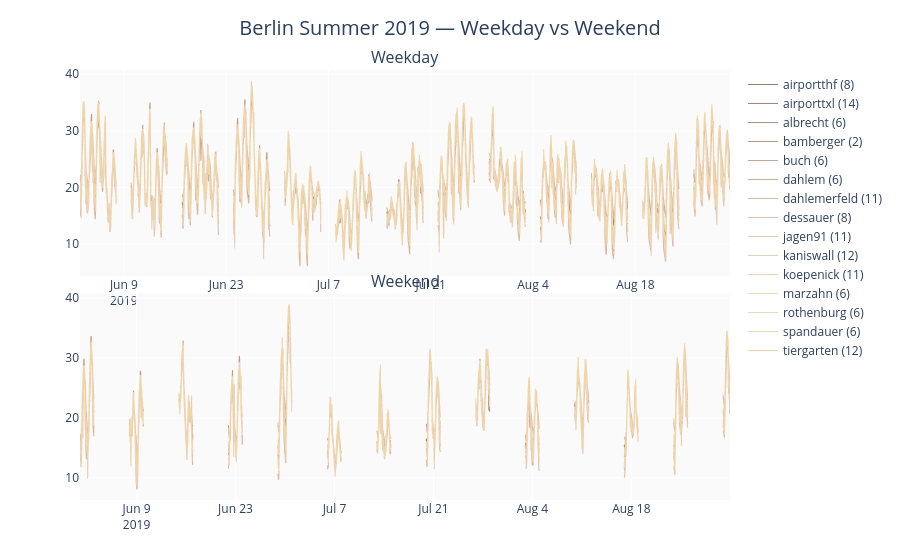

The notebook cell saved with this chart:
### Code cell
# by="weekend" — weekday vs weekend patterns over summer
fig_weekend = lcz_ts(
    map_path, df,
    var="airT", station_id="station",
    time_freq="hour",
    by="weekend",
    palette="Cassatt1",
    year=2019, month=[6, 7, 8],
    title="Berlin Summer 2019 — Weekday vs Weekend",
    lang="en",
)
fig_weekend.show()

### Figure 1 — Plotly figure (JSON) as saved in the notebook; plotly's stock layout.template omitted (floating-point values rounded to 4 significant figures; data arrays with more than 128 entries replaced by an {"elided": "..."} marker saying what was removed)
{"data": [{"hovertemplate": "<b>airportthf (8)</b><br>Time: %{x}<br>Air temperature [°C]: %{y:.2f}<extra></extra>", "line": {"color": "rgb(163,123,106)", "width": 1}, "name": "airportthf (8)", "showlegend": true, "type": "scattergl", "x": {"elided": "1572 str values"}, "xaxis": "x", "y": {"elided": "1572 float values"}, "yaxis": "y"}, {"hovertemplate": "<b>airporttxl (14)</b><br>Time: %{x}<br>Air temperature [°C]: %{y:.2f}<extra></extra>", "line": {"color": "rgb(174,131,112)", "width": 1}, "name": "airporttxl (14)", "showlegend": true, "type": "scattergl", "x": {"elided": "1572 str values"}, "xaxis": "x", "y": {"elided": "1572 float values"}, "yaxis": "y"}, {"hovertemplate": "<b>albrecht (6)</b><br>Time: %{x}<br>Air temperature [°C]: %{y:.2f}<extra></extra>", "line": {"color": "rgb(185,141,121)", "width": 1}, "name": "albrecht (6)", "showlegend": true, "type": "scattergl", "x": {"elided": "1572 str values"}, "xaxis": "x", "y": {"elided": "1572 float values"}, "yaxis": "y"}, {"hovertemplate": "<b>bamberger (2)</b><br>Time: %{x}<br>Air temperature [°C]: %{y:.2f}<extra></extra>", "line": {"color": "rgb(195,152,131)", "width": 1}, "name": "bamberger (2)", "showlegend": true, "type": "scattergl", "x": {"elided": "1572 str values"}, "xaxis": "x", "y": {"elided": "1572 float values"}, "yaxis": "y"}, {"hovertemplate": "<b>buch (6)</b><br>Time: %{x}<br>Air temperature [°C]: %{y:.2f}<extra></extra>", "line": {"color": "rgb(204,163,141)", "width": 1}, "name": "buch (6)", "showlegend": true, "type": "scattergl", "x": {"elided": "1572 str values"}, "xaxis": "x", "y": {"elided": "1572 float values"}, "yaxis": "y"}, {"hovertemplate": "<b>dahlem (6)</b><br>Time: %{x}<br>Air temperature [°C]: %{y:.2f}<extra></extra>", "line": {"color": "rgb(212,174,150)", "width": 1}, "name": "dahlem (6)", "showlegend": true, "type": "scattergl", "x": {"elided": "1572 str values"}, "xaxis": "x", "y": {"elided": "1572 float values"}, "yaxis": "y"}, {"hovertemplate": "<b>dahlemerfeld (11)</b><br>Time: %{x}<br>Air temperature [°C]: %{y:.2f}<extra></extra>", "line": {"color": "rgb(219,184,160)", "width": 1}, "name": "dahlemerfeld (11)", "showlegend": true, "type": "scattergl", "x": {"elided": "1572 str values"}, "xaxis": "x", "y": {"elided": "1572 float values"}, "yaxis": "y"}, {"hovertemplate": "<b>dessauer (8)</b><br>Time: %{x}<br>Air temperature [°C]: %{y:.2f}<extra></extra>", "line": {"color": "rgb(225,192,168)", "width": 1}, "name": "dessauer (8)", "showlegend": true, "type": "scattergl", "x": {"elided": "1572 str values"}, "xaxis": "x", "y": {"elided": "1572 float values"}, "yaxis": "y"}, {"hovertemplate": "<b>jagen91 (11)</b><br>Time: %{x}<br>Air temperature [°C]: %{y:.2f}<extra></extra>", "line": {"color": "rgb(229,200,174)", "width": 1}, "name": "jagen91 (11)", "showlegend": true, "type": "scattergl", "x": {"elided": "1572 str values"}, "xaxis": "x", "y": {"elided": "1572 float values"}, "yaxis": "y"}, {"hovertemplate": "<b>kaniswall (12)</b><br>Time: %{x}<br>Air temperature [°C]: %{y:.2f}<extra></extra>", "line": {"color": "rgb(232,206,178)", "width": 1}, "name": "kaniswall (12)", "showlegend": true, "type": "scattergl", "x": {"elided": "1572 str values"}, "xaxis": "x", "y": {"elided": "1572 float values"}, "yaxis": "y"}, {"hovertemplate": "<b>koepenick (11)</b><br>Time: %{x}<br>Air temperature [°C]: %{y:.2f}<extra></extra>", "line": {"color": "rgb(235,211,180)", "width": 1}, "name": "koepenick (11)", "showlegend": true, "type": "scattergl", "x": {"elided": "1572 str values"}, "xaxis": "x", "y": {"elided": "1572 float values"}, "yaxis": "y"}, {"hovertemplate": "<b>marzahn (6)</b><br>Time: %{x}<br>Air temperature [°C]: %{y:.2f}<extra></extra>", "line": {"color": "rgb(236,214,180)", "width": 1}, "name": "marzahn (6)", "showlegend": true, "type": "scattergl", "x": {"elided": "1572 str values"}, "xaxis": "x", "y": {"elided": "1572 float values"}, "yaxis": "y"}, {"hovertemplate": "<b>rothenburg (6)</b><br>Time: %{x}<br>Air temperature [°C]: %{y:.2f}<extra></extra>", "line": {"color": "rgb(238,215,178)", "width": 1}, "name": "rothenburg (6)", "showlegend": true, "type": "scattergl", "x": {"elided": "1572 str values"}, "xaxis": "x", "y": {"elided": "1572 float values"}, "yaxis": "y"}, {"hovertemplate": "<b>spandauer (6)</b><br>Time: %{x}<br>Air temperature [°C]: %{y:.2f}<extra></extra>", "line": {"color": "rgb(239,215,174)", "width": 1}, "name": "spandauer (6)", "showlegend": true, "type": "scattergl", "x": {"elided": "1572 str values"}, "xaxis": "x", "y": {"elided": "1572 float values"}, "yaxis": "y"}, {"hovertemplate": "<b>tiergarten (12)</b><br>Time: %{x}<br>Air temperature [°C]: %{y:.2f}<extra></extra>", "line": {"color": "rgb(240,213,168)", "width": 1}, "name": "tiergarten (12)", "showlegend": true, "type": "scattergl", "x": {"elided": "1572 str values"}, "xaxis": "x", "y": {"elided": "1572 float values"}, "yaxis": "y"}, {"hovertemplate": "<b>airportthf (8)</b><br>Time: %{x}<br>Air temperature [°C]: %{y:.2f}<extra></extra>", "line": {"color": "rgb(163,123,106)", "width": 1}, "name": "airportthf (8)", "showlegend": false, "type": "scattergl", "x": {"elided": "661 str values"}, "xaxis": "x2", "y": {"elided": "661 float values"}, "yaxis": "y2"}, {"hovertemplate": "<b>airporttxl (14)</b><br>Time: %{x}<br>Air temperature [°C]: %{y:.2f}<extra></extra>", "line": {"color": "rgb(174,131,112)", "width": 1}, "name": "airporttxl (14)", "showlegend": false, "type": "scattergl", "x": {"elided": "661 str values"}, "xaxis": "x2", "y": {"elided": "661 float values"}, "yaxis": "y2"}, {"hovertemplate": "<b>albrecht (6)</b><br>Time: %{x}<br>Air temperature [°C]: %{y:.2f}<extra></extra>", "line": {"color": "rgb(185,141,121)", "width": 1}, "name": "albrecht (6)", "showlegend": false, "type": "scattergl", "x": {"elided": "661 str values"}, "xaxis": "x2", "y": {"elided": "661 float values"}, "yaxis": "y2"}, {"hovertemplate": "<b>bamberger (2)</b><br>Time: %{x}<br>Air temperature [°C]: %{y:.2f}<extra></extra>", "line": {"color": "rgb(195,152,131)", "width": 1}, "name": "bamberger (2)", "showlegend": false, "type": "scattergl", "x": {"elided": "661 str values"}, "xaxis": "x2", "y": {"elided": "661 float values"}, "yaxis": "y2"}, {"hovertemplate": "<b>buch (6)</b><br>Time: %{x}<br>Air temperature [°C]: %{y:.2f}<extra></extra>", "line": {"color": "rgb(204,163,141)", "width": 1}, "name": "buch (6)", "showlegend": false, "type": "scattergl", "x": {"elided": "661 str values"}, "xaxis": "x2", "y": {"elided": "661 float values"}, "yaxis": "y2"}, {"hovertemplate": "<b>dahlem (6)</b><br>Time: %{x}<br>Air temperature [°C]: %{y:.2f}<extra></extra>", "line": {"color": "rgb(212,174,150)", "width": 1}, "name": "dahlem (6)", "showlegend": false, "type": "scattergl", "x": {"elided": "661 str values"}, "xaxis": "x2", "y": {"elided": "661 float values"}, "yaxis": "y2"}, {"hovertemplate": "<b>dahlemerfeld (11)</b><br>Time: %{x}<br>Air temperature [°C]: %{y:.2f}<extra></extra>", "line": {"color": "rgb(219,184,160)", "width": 1}, "name": "dahlemerfeld (11)", "showlegend": false, "type": "scattergl", "x": {"elided": "661 str values"}, "xaxis": "x2", "y": {"elided": "661 float values"}, "yaxis": "y2"}, {"hovertemplate": "<b>dessauer (8)</b><br>Time: %{x}<br>Air temperature [°C]: %{y:.2f}<extra></extra>", "line": {"color": "rgb(225,192,168)", "width": 1}, "name": "dessauer (8)", "showlegend": false, "type": "scattergl", "x": {"elided": "661 str values"}, "xaxis": "x2", "y": {"elided": "661 float values"}, "yaxis": "y2"}, {"hovertemplate": "<b>jagen91 (11)</b><br>Time: %{x}<br>Air temperature [°C]: %{y:.2f}<extra></extra>", "line": {"color": "rgb(229,200,174)", "width": 1}, "name": "jagen91 (11)", "showlegend": false, "type": "scattergl", "x": {"elided": "661 str values"}, "xaxis": "x2", "y": {"elided": "661 float values"}, "yaxis": "y2"}, {"hovertemplate": "<b>kaniswall (12)</b><br>Time: %{x}<br>Air temperature [°C]: %{y:.2f}<extra></extra>", "line": {"color": "rgb(232,206,178)", "width": 1}, "name": "kaniswall (12)", "showlegend": false, "type": "scattergl", "x": {"elided": "661 str values"}, "xaxis": "x2", "y": {"elided": "661 float values"}, "yaxis": "y2"}, {"hovertemplate": "<b>koepenick (11)</b><br>Time: %{x}<br>Air temperature [°C]: %{y:.2f}<extra></extra>", "line": {"color": "rgb(235,211,180)", "width": 1}, "name": "koepenick (11)", "showlegend": false, "type": "scattergl", "x": {"elided": "661 str values"}, "xaxis": "x2", "y": {"elided": "661 float values"}, "yaxis": "y2"}, {"hovertemplate": "<b>marzahn (6)</b><br>Time: %{x}<br>Air temperature [°C]: %{y:.2f}<extra></extra>", "line": {"color": "rgb(236,214,180)", "width": 1}, "name": "marzahn (6)", "showlegend": false, "type": "scattergl", "x": {"elided": "661 str values"}, "xaxis": "x2", "y": {"elided": "661 float values"}, "yaxis": "y2"}, {"hovertemplate": "<b>rothenburg (6)</b><br>Time: %{x}<br>Air temperature [°C]: %{y:.2f}<extra></extra>", "line": {"color": "rgb(238,215,178)", "width": 1}, "name": "rothenburg (6)", "showlegend": false, "type": "scattergl", "x": {"elided": "661 str values"}, "xaxis": "x2", "y": {"elided": "661 float values"}, "yaxis": "y2"}, {"hovertemplate": "<b>spandauer (6)</b><br>Time: %{x}<br>Air temperature [°C]: %{y:.2f}<extra></extra>", "line": {"color": "rgb(239,215,174)", "width": 1}, "name": "spandauer (6)", "showlegend": false, "type": "scattergl", "x": {"elided": "661 str values"}, "xaxis": "x2", "y": {"elided": "661 float values"}, "yaxis": "y2"}, {"hovertemplate": "<b>tiergarten (12)</b><br>Time: %{x}<br>Air temperature [°C]: %{y:.2f}<extra></extra>", "line": {"color": "rgb(240,213,168)", "width": 1}, "name": "tiergarten (12)", "showlegend": false, "type": "scattergl", "x": {"elided": "661 str values"}, "xaxis": "x2", "y": {"elided": "661 float values"}, "yaxis": "y2"}], "layout": {"annotations": [{"font": {"size": 16}, "showarrow": false, "text": "Weekday", "x": 0.5, "xanchor": "center", "xref": "paper", "y": 1, "yanchor": "bottom", "yref": "paper"}, {"font": {"size": 16}, "showarrow": false, "text": "Weekend", "x": 0.5, "xanchor": "center", "xref": "paper", "y": 0.48, "yanchor": "bottom", "yref": "paper"}], "height": 560, "hoverlabel": {"bgcolor": "white", "font": {"size": 13}}, "hovermode": "x unified", "margin": {"b": 60, "l": 80, "r": 40, "t": 70}, "paper_bgcolor": "white", "plot_bgcolor": "#fafafa", "title": {"font": {"size": 20}, "text": "Berlin Summer 2019 — Weekday vs Weekend", "x": 0.5, "xanchor": "center"}, "xaxis": {"anchor": "y", "domain": [0, 1]}, "xaxis2": {"anchor": "y2", "domain": [0, 1]}, "yaxis": {"anchor": "x", "domain": [0.52, 1]}, "yaxis2": {"anchor": "x2", "domain": [0, 0.48]}}}
